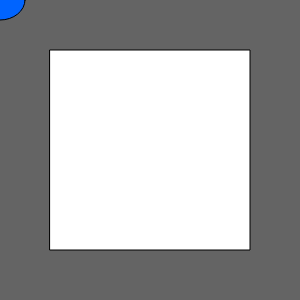
Frame 1 (no input)
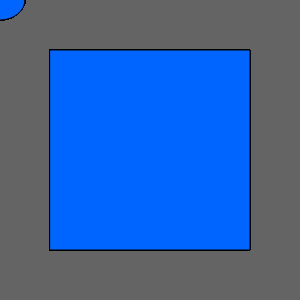
Frame 60 (no input)
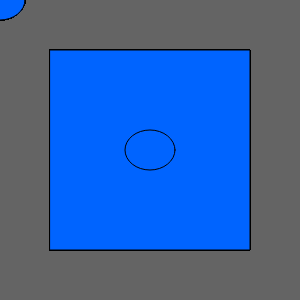
Frame 120 (the mouse pressed at the canvas centre since frame 60)

The p5.js sketch that drew these frames (run headless with seeded random() and noise() and a simulated clock; from frame 60 on, the mouse is pressed at the canvas centre):

// p5.js sketch
// ── sketch.js
// This is a comment! It won't be rendered.

//Setup happens once when you run the sketch
function setup() {
  //Create and size a canvas (w, h)
  createCanvas(300,300);


  //Draw a black background across the canvas
  background(100);


  //Print to console for debugging
  console.log("Working so far");
}

function draw() {

   //Draw a rectangle with parameters x,y,width,height
  rect(50,50,200,200);

  //Draw a circle that follows your mouse:
  fill(0,100,255);
  ellipse(mouseX,mouseY,50,40);

}

/* TRY:
- Deleting the background() code so the sketch never erases
- Changing the shape that you draw with
- Changing the colors
- Adding more shapes
- Setting the opacity of fill() using a fourth parameter
*/
